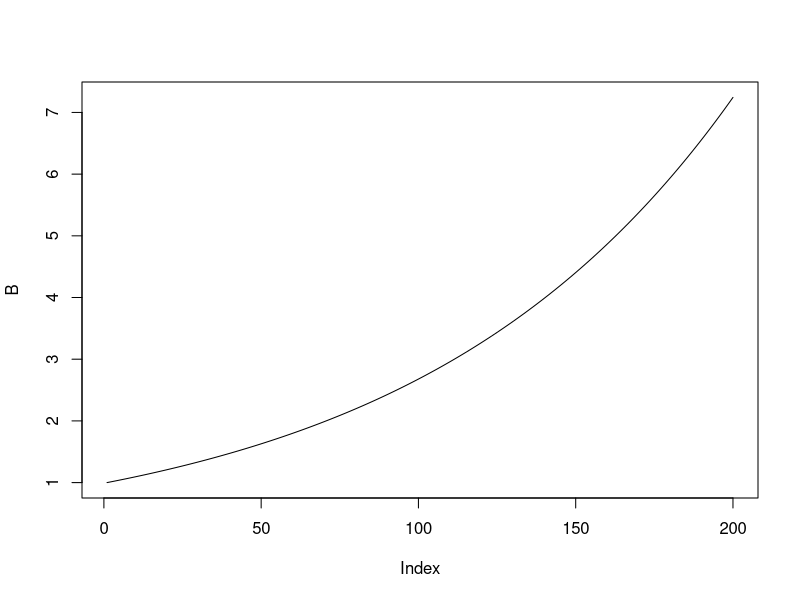
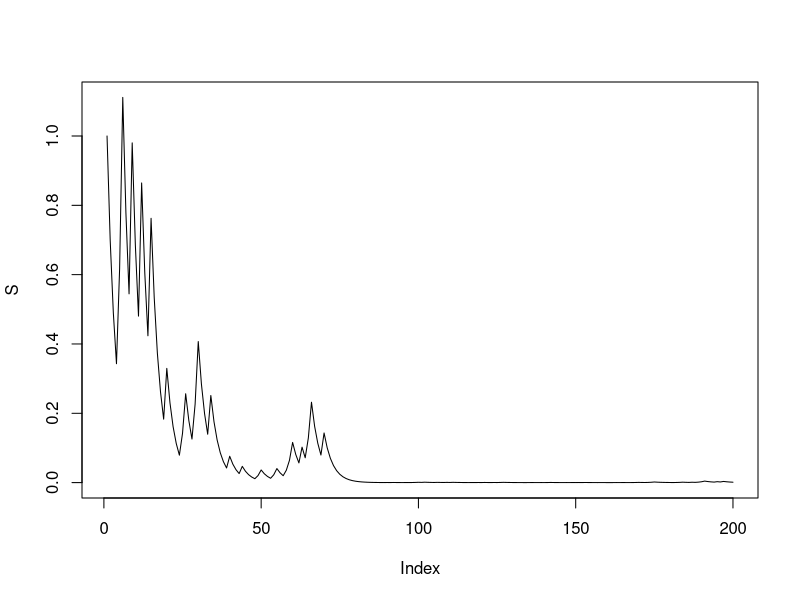

Generate these figures, in order, with R:
## Лабораторная работа №4

# 1. Реализовать последовательность {𝐵𝑛} для заданного значения ставки 
# r = 0.01, используя формулу (5), за период 𝑁 = 200 при 𝐵0 = 1. 
# Построить график.

N = 200
B = array(dim=N)
B[1] = 1
r = 0.01

for(i in 2:N)
  B[i] = (1+r)*B[i-1]
plot(B,type='l')

# 2. Реализовать случайный процесс {𝑆𝑛}, используя формулу (5), 
# при следующих значениях параметров: 𝑆0 = 1, 𝑁 = 200, 𝑎 = −0.3, 𝑏 = 0.8, 𝑝 = 0.4.
# Построить график.

S = array(dim=N)
a = -0.3; b = 0.8; p = 0.4
S[1] = 1

ro = rbinom(N,1,p)
for(i in 1:N) {
  if(ro[i]) ro[i] = b
  else ro[i] = a
}

for(i in 2:N)
  S[i] = (1+ro[i])*S[i-1]
plot(S,type='l')

# 3. Рассчитать справедливую цену call-опциона по формуле (7) при 
# следующих значениях параметров: 𝑆0 = 100, 𝑁 = 10, 𝑎 = −0.3, 𝑏 = 0.8, 𝑟 = 0.2, 𝐾 = 100.
N1 = 10; r1 = 0.2; K = 100

S0 = 100
p_w = (r1-a)/(b-a)
p_o = (1+b)*p_w/(1+r1)

K0 = 1+log(K/(S0*(1+a)^N1))%/%log((1+b)/(1+a))   # < N1

B = function(j,N,p) {
  sum = 0
  for(k in j:N)
    sum = sum + choose(N,k)*p^k*(1-p)^(N-k)
  return(sum)
}

CN = S0*B(K0,N1,p_o)-K*(1+r1)^(-N)*B(K0,N,p_w)
CN
